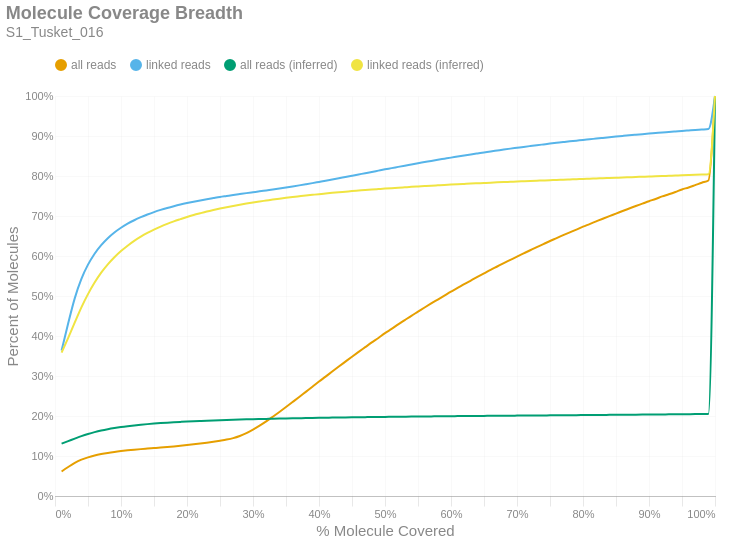

Notebook code for this chart:
### Markdown cell above
### Molecule Read Coverage
This chart shows molecule coverage breadth as computed by the number of bases aligned to that molecule. In other words, "*how much of each unique long molecule is actually sequenced/aligned?*" Keep in mind there is a distinction between sequences and alignments, since some sequences belonging to a particular molecule may not align well and wouldn't appear in the alignment data. This chart also shows molecule coverage breadth as computed by the *inferred fragment* from which the aligned sequences originate. Unlike read coverage, this calculation takes into account the total insert size, including unsequenced gaps between the forward and reverse reads. Like the previous figures, these are cumulative percents.

### Code cell
if SKIPLR:
    print_html(f"Skipped")
else:
    binned_df = consolidated_hist(valids['coverage_bp'], mask, 0.01, True)
    binned_df_inf = consolidated_hist(valids['coverage_inserts'], mask, 0.01, True)
    binned_df = binned_df.with_columns(pl.lit(binned_df_inf['all reads (cumsum)']).alias('all reads (inferred)'))
    binned_df = binned_df.with_columns(pl.lit(binned_df_inf['linked reads (cumsum)']).alias('linked reads (inferred)'))
    binned_df = binned_df.with_columns(
        (pl.col('bin').cast(pl.Float64) + 0.01).alias('right_edge')
    )

    with SafeRender(binned_df):
        (
            density_plot(binned_df, 'Molecule Coverage Breadth', samplename, 'molcov', ['all reads (inferred)','linked reads (inferred)'])
            .encode(
                #x=alt.X('bin:Q', title="% Molecule Covered").axis(format = '%').scale(padding=0),
                x=alt.X('right_edge:Q', title="% Molecule Covered").axis(format='%').scale(padding=0),
                y=alt.Y('value:Q', title='Percent of Molecules')
                    .axis(format='%')
                    .stack(False)
                    .scale(domainMin=0, padding=0),
                color=alt.Color("key:N").scale(domain = ["all reads", "linked reads", "all reads (inferred)", "linked reads (inferred)"]),
                tooltip = [
                    alt.Tooltip("key:N", title = "Data Type"),
                    alt.Tooltip("range_label:N", title="% Molecule Covered"),
                    alt.Tooltip("value:Q", format = ".2%", title="% Molecules")
                ]
            )
        ).display()

### Figure 1 — Vega-Lite specification as saved in the notebook (floating-point values rounded to 4 significant figures)
{"width": "container", "height": 400, "config": {"title": {"anchor": "start", "dy": -15, "fontSize": 18, "color": "#888888", "subtitleColor": "#888888", "subtitleFontSize": 14}, "arc": {"fill": "#0072B2"}, "axis": {"domainColor": "#888888", "domainWidth": 0.5, "gridWidth": 0.2, "grid": false, "titleFontWeight": 400, "titleFontSize": 15, "labelFontSize": 11, "labelColor": "#888888", "tickColor": "#888888", "tickWidth": 0.2, "titleColor": "#888888"}, "axisBand": {"grid": false}, "axisX": {"grid": true, "tickSize": 10, "domainCap": "round"}, "axisY": {"domain": false, "grid": true, "tickSize": 0, "domainCap": "round"}, "background": "transparent", "header": {"labelFontSize": 15, "labelColor": "#888888", "titleFontSize": 15, "titleFontWeight": 600, "titleColor": "#888888"}, "legend": {"labelFont": "sans-serif", "labelFontSize": 12, "labelColor": "#888888", "symbolSize": 100, "symbolType": "circle", "titleFontSize": 12, "titlePadding": 10, "titleColor": "#888888", "title": null, "orient": "top"}, "range": {"category": ["#E69F00", "#56B4E9", "#009E73", "#F0E442", "#0072B2", "#D55E00", "#CC79A7", "#000000"], "diverging": ["#cfe8f3", "#a2d4ec", "#73bfe2", "#46abdb", "#1696d2", "#12719e"]}, "area": {"fill": "#0072B2", "fillOpacity": 0.7, "line": true, "strokeOpacity": 0.7}, "line": {"color": "#0072B2", "stroke": "#0072B2", "strokeWidth": 2}, "trail": {"color": "#0072B2", "stroke": "#0072B2", "strokeWidth": 0, "size": 1}, "point": {"filled": true, "fillOpacity": 1.0, "size": 95}, "text": {"color": "#888888", "fontSize": 11, "align": "right", "fontWeight": 400, "size": 11}, "bar": {"fill": "#0072B2", "stroke": null}, "view": {"stroke": null, "continuousWidth": 660, "continuousHeight": 400}}, "data": {"name": "data-70939e35ffdfde0c1eebca7320132a65"}, "mark": {"type": "line", "interpolate": "monotone", "point": {"opacity": 0, "size": 275}}, "encoding": {"color": {"field": "key", "scale": {"domain": ["all reads", "linked reads", "all reads (inferred)", "linked reads (inferred)"]}, "type": "nominal"}, "tooltip": [{"field": "key", "title": "Data Type", "type": "nominal"}, {"field": "range_label", "title": "% Molecule Covered", "type": "nominal"}, {"field": "value", "format": ".2%", "title": "% Molecules", "type": "quantitative"}], "x": {"axis": {"format": "%"}, "field": "right_edge", "scale": {"padding": 0}, "title": "% Molecule Covered", "type": "quantitative"}, "y": {"axis": {"format": "%"}, "field": "value", "scale": {"domainMin": 0, "padding": 0}, "stack": false, "title": "Percent of Molecules", "type": "quantitative"}}, "params": [{"name": "param_c36ac31b6afebe62", "select": {"type": "point", "fields": ["key"]}, "bind": "legend"}], "title": {"text": "Molecule Coverage Breadth", "subtitle": "S1_Tusket_016"}, "transform": [{"fold": ["all reads (cumsum)", "linked reads (cumsum)", "all reads (inferred)", "linked reads (inferred)"]}, {"calculate": "replace(datum.key, ' (cumsum)', '')", "as": "key"}, {"filter": {"param": "param_c36ac31b6afebe62"}}], "usermeta": {"embedOptions": {"downloadFileName": "S1_Tusket_016.molcov"}}, "$schema": "https://vega.github.io/schema/vega-lite/v6.1.0.json", "datasets": {"data-70939e35ffdfde0c1eebca7320132a65": [{"bin": "0.0", "interval": "0.0-0.01", "all reads": 0.06118, "linked reads": 0.364, "all reads (cumsum)": 0.06118, "linked reads (cumsum)": 0.364, "range_label": "0.0-0.01", "all reads (inferred)": 0.131, "linked reads (inferred)": 0.3583, "right_edge": 0.01}, {"bin": "0.01", "interval": "0.01-0.02", "all reads": 0.01129, "linked reads": 0.06789, "all reads (cumsum)": 0.07247, "linked reads (cumsum)": 0.4319, "range_label": "0.01-0.02", "all reads (inferred)": 0.1372, "linked reads (inferred)": 0.3954, "right_edge": 0.02}, {"bin": "0.02", "interval": "0.02-0.03", "all reads": 0.01035, "linked reads": 0.06286, "all reads (cumsum)": 0.08282, "linked reads (cumsum)": 0.4947, "range_label": "0.02-0.03", "all reads (inferred)": 0.1435, "linked reads (inferred)": 0.4339, "right_edge": 0.03}, {"bin": "0.03", "interval": "0.03-0.04", "all reads": 0.007964, "linked reads": 0.04806, "all reads (cumsum)": 0.09078, "linked reads (cumsum)": 0.5428, "range_label": "0.03-0.04", "all reads (inferred)": 0.1497, "linked reads (inferred)": 0.4715, "right_edge": 0.04}, {"bin": "0.04", "interval": "0.04-0.05", "all reads": 0.005893, "linked reads": 0.03558, "all reads (cumsum)": 0.09668, "linked reads (cumsum)": 0.5784, "range_label": "0.04-0.05", "all reads (inferred)": 0.155, "linked reads (inferred)": 0.5047, "right_edge": 0.05}, {"bin": "0.05", "interval": "0.05-0.06", "all reads": 0.004571, "linked reads": 0.02737, "all reads (cumsum)": 0.1012, "linked reads (cumsum)": 0.6057, "range_label": "0.05-0.06", "all reads (inferred)": 0.1597, "linked reads (inferred)": 0.5336, "right_edge": 0.06}, {"bin": "0.06", "interval": "0.06-0.07", "all reads": 0.003581, "linked reads": 0.02137, "all reads (cumsum)": 0.1048, "linked reads (cumsum)": 0.6271, "range_label": "0.06-0.07", "all reads (inferred)": 0.1637, "linked reads (inferred)": 0.5584, "right_edge": 0.07}, {"bin": "0.07", "interval": "0.07-0.08", "all reads": 0.002946, "linked reads": 0.01743, "all reads (cumsum)": 0.1078, "linked reads (cumsum)": 0.6445, "range_label": "0.07-0.08", "all reads (inferred)": 0.1671, "linked reads (inferred)": 0.5791, "right_edge": 0.08}, {"bin": "0.08", "interval": "0.08-0.09", "all reads": 0.00243, "linked reads": 0.01419, "all reads (cumsum)": 0.1102, "linked reads (cumsum)": 0.6587, "range_label": "0.08-0.09", "all reads (inferred)": 0.1699, "linked reads (inferred)": 0.597, "right_edge": 0.09}, {"bin": "0.09", "interval": "0.09-0.1", "all reads": 0.002087, "linked reads": 0.01183, "all reads (cumsum)": 0.1123, "linked reads (cumsum)": 0.6706, "range_label": "0.09-0.1", "all reads (inferred)": 0.1724, "linked reads (inferred)": 0.6124, "right_edge": 0.1}, {"bin": "0.1", "interval": "0.1-0.11", "all reads": 0.001841, "linked reads": 0.01022, "all reads (cumsum)": 0.1141, "linked reads (cumsum)": 0.6808, "range_label": "0.1-0.11", "all reads (inferred)": 0.1746, "linked reads (inferred)": 0.6258, "right_edge": 0.11}, {"bin": "0.11", "interval": "0.11-0.12", "all reads": 0.001591, "linked reads": 0.008643, "all reads (cumsum)": 0.1157, "linked reads (cumsum)": 0.6894, "range_label": "0.11-0.12", "all reads (inferred)": 0.1765, "linked reads (inferred)": 0.6378, "right_edge": 0.12}, {"bin": "0.12", "interval": "0.12-0.13", "all reads": 0.001456, "linked reads": 0.007571, "all reads (cumsum)": 0.1172, "linked reads (cumsum)": 0.697, "range_label": "0.12-0.13", "all reads (inferred)": 0.1782, "linked reads (inferred)": 0.6482, "right_edge": 0.13}, {"bin": "0.13", "interval": "0.13-0.14", "all reads": 0.001325, "linked reads": 0.006697, "all reads (cumsum)": 0.1185, "linked reads (cumsum)": 0.7037, "range_label": "0.13-0.14", "all reads (inferred)": 0.1797, "linked reads (inferred)": 0.6576, "right_edge": 0.14}, {"bin": "0.14", "interval": "0.14-0.15", "all reads": 0.001308, "linked reads": 0.006079, "all reads (cumsum)": 0.1198, "linked reads (cumsum)": 0.7098, "range_label": "0.14-0.15", "all reads (inferred)": 0.181, "linked reads (inferred)": 0.666, "right_edge": 0.15}, {"bin": "0.15", "interval": "0.15-0.16", "all reads": 0.001317, "linked reads": 0.005439, "all reads (cumsum)": 0.1211, "linked reads (cumsum)": 0.7152, "range_label": "0.15-0.16", "all reads (inferred)": 0.1823, "linked reads (inferred)": 0.6736, "right_edge": 0.16}, {"bin": "0.16", "interval": "0.16-0.17", "all reads": 0.001403, "linked reads": 0.004853, "all reads (cumsum)": 0.1225, "linked reads (cumsum)": 0.7201, "range_label": "0.16-0.17", "all reads (inferred)": 0.1834, "linked reads (inferred)": 0.6805, "right_edge": 0.17}, {"bin": "0.17", "interval": "0.17-0.18", "all reads": 0.001497, "linked reads": 0.004433, "all reads (cumsum)": 0.124, "linked reads (cumsum)": 0.7245, "range_label": "0.17-0.18", "all reads (inferred)": 0.1844, "linked reads (inferred)": 0.6866, "right_edge": 0.18}, {"bin": "0.18", "interval": "0.18-0.19", "all reads": 0.001641, "linked reads": 0.004078, "all reads (cumsum)": 0.1257, "linked reads (cumsum)": 0.7286, "range_label": "0.18-0.19", "all reads (inferred)": 0.1853, "linked reads (inferred)": 0.6922, "right_edge": 0.19}, {"bin": "0.19", "interval": "0.19-0.2", "all reads": 0.001757, "linked reads": 0.003718, "all reads (cumsum)": 0.1274, "linked reads (cumsum)": 0.7323, "range_label": "0.19-0.2", "all reads (inferred)": 0.1861, "linked reads (inferred)": 0.6976, "right_edge": 0.2}, {"bin": "0.2", "interval": "0.2-0.21", "all reads": 0.001843, "linked reads": 0.003465, "all reads (cumsum)": 0.1293, "linked reads (cumsum)": 0.7357, "range_label": "0.2-0.21", "all reads (inferred)": 0.1869, "linked reads (inferred)": 0.7024, "right_edge": 0.21}, {"bin": "0.21", "interval": "0.21-0.22", "all reads": 0.002006, "linked reads": 0.00321, "all reads (cumsum)": 0.1313, "linked reads (cumsum)": 0.739, "range_label": "0.21-0.22", "all reads (inferred)": 0.1876, "linked reads (inferred)": 0.7068, "right_edge": 0.22}, {"bin": "0.22", "interval": "0.22-0.23", "all reads": 0.002134, "linked reads": 0.00301, "all reads (cumsum)": 0.1334, "linked reads (cumsum)": 0.742, "range_label": "0.22-0.23", "all reads (inferred)": 0.1883, "linked reads (inferred)": 0.711, "right_edge": 0.23}, {"bin": "0.23", "interval": "0.23-0.24", "all reads": 0.002316, "linked reads": 0.002831, "all reads (cumsum)": 0.1357, "linked reads (cumsum)": 0.7448, "range_label": "0.23-0.24", "all reads (inferred)": 0.1889, "linked reads (inferred)": 0.7149, "right_edge": 0.24}, {"bin": "0.24", "interval": "0.24-0.25", "all reads": 0.002558, "linked reads": 0.002768, "all reads (cumsum)": 0.1383, "linked reads (cumsum)": 0.7476, "range_label": "0.24-0.25", "all reads (inferred)": 0.1895, "linked reads (inferred)": 0.7186, "right_edge": 0.25}, {"bin": "0.25", "interval": "0.25-0.26", "all reads": 0.002813, "linked reads": 0.002436, "all reads (cumsum)": 0.1411, "linked reads (cumsum)": 0.75, "range_label": "0.25-0.26", "all reads (inferred)": 0.1901, "linked reads (inferred)": 0.722, "right_edge": 0.26}, {"bin": "0.26", "interval": "0.26-0.27", "all reads": 0.003672, "linked reads": 0.002437, "all reads (cumsum)": 0.1448, "linked reads (cumsum)": 0.7524, "range_label": "0.26-0.27", "all reads (inferred)": 0.1906, "linked reads (inferred)": 0.7252, "right_edge": 0.27}, {"bin": "0.27", "interval": "0.27-0.28", "all reads": 0.005324, "linked reads": 0.002377, "all reads (cumsum)": 0.1501, "linked reads (cumsum)": 0.7548, "range_label": "0.27-0.28", "all reads (inferred)": 0.1911, "linked reads (inferred)": 0.7282, "right_edge": 0.28}, {"bin": "0.28", "interval": "0.28-0.29", "all reads": 0.007143, "linked reads": 0.002362, "all reads (cumsum)": 0.1572, "linked reads (cumsum)": 0.7572, "range_label": "0.28-0.29", "all reads (inferred)": 0.1916, "linked reads (inferred)": 0.7311, "right_edge": 0.29}, {"bin": "0.29", "interval": "0.29-0.3", "all reads": 0.008756, "linked reads": 0.002249, "all reads (cumsum)": 0.166, "linked reads (cumsum)": 0.7594, "range_label": "0.29-0.3", "all reads (inferred)": 0.192, "linked reads (inferred)": 0.7338, "right_edge": 0.3}, {"bin": "0.3", "interval": "0.3-0.31", "all reads": 0.00984, "linked reads": 0.002225, "all reads (cumsum)": 0.1758, "linked reads (cumsum)": 0.7617, "range_label": "0.3-0.31", "all reads (inferred)": 0.1924, "linked reads (inferred)": 0.7363, "right_edge": 0.31}, {"bin": "0.31", "interval": "0.31-0.32", "all reads": 0.01074, "linked reads": 0.002373, "all reads (cumsum)": 0.1866, "linked reads (cumsum)": 0.764, "range_label": "0.31-0.32", "all reads (inferred)": 0.1928, "linked reads (inferred)": 0.7387, "right_edge": 0.32}, {"bin": "0.32", "interval": "0.32-0.33", "all reads": 0.0116, "linked reads": 0.002321, "all reads (cumsum)": 0.1982, "linked reads (cumsum)": 0.7663, "range_label": "0.32-0.33", "all reads (inferred)": 0.1932, "linked reads (inferred)": 0.7411, "right_edge": 0.33}, {"bin": "0.33", "interval": "0.33-0.34", "all reads": 0.01191, "linked reads": 0.002419, "all reads (cumsum)": 0.2101, "linked reads (cumsum)": 0.7688, "range_label": "0.33-0.34", "all reads (inferred)": 0.1936, "linked reads (inferred)": 0.7433, "right_edge": 0.34}, {"bin": "0.34", "interval": "0.34-0.35", "all reads": 0.01227, "linked reads": 0.002526, "all reads (cumsum)": 0.2224, "linked reads (cumsum)": 0.7713, "range_label": "0.34-0.35", "all reads (inferred)": 0.1939, "linked reads (inferred)": 0.7454, "right_edge": 0.35}, {"bin": "0.35", "interval": "0.35-0.36", "all reads": 0.01259, "linked reads": 0.002615, "all reads (cumsum)": 0.2349, "linked reads (cumsum)": 0.7739, "range_label": "0.35-0.36", "all reads (inferred)": 0.1942, "linked reads (inferred)": 0.7474, "right_edge": 0.36}, {"bin": "0.36", "interval": "0.36-0.37", "all reads": 0.01265, "linked reads": 0.00267, "all reads (cumsum)": 0.2476, "linked reads (cumsum)": 0.7766, "range_label": "0.36-0.37", "all reads (inferred)": 0.1946, "linked reads (inferred)": 0.7493, "right_edge": 0.37}, {"bin": "0.37", "interval": "0.37-0.38", "all reads": 0.01282, "linked reads": 0.002766, "all reads (cumsum)": 0.2604, "linked reads (cumsum)": 0.7793, "range_label": "0.37-0.38", "all reads (inferred)": 0.1949, "linked reads (inferred)": 0.7512, "right_edge": 0.38}, {"bin": "0.38", "interval": "0.38-0.39", "all reads": 0.01275, "linked reads": 0.002832, "all reads (cumsum)": 0.2732, "linked reads (cumsum)": 0.7822, "range_label": "0.38-0.39", "all reads (inferred)": 0.1951, "linked reads (inferred)": 0.7529, "right_edge": 0.39}, {"bin": "0.39", "interval": "0.39-0.4", "all reads": 0.01295, "linked reads": 0.002973, "all reads (cumsum)": 0.2861, "linked reads (cumsum)": 0.7851, "range_label": "0.39-0.4", "all reads (inferred)": 0.1954, "linked reads (inferred)": 0.7546, "right_edge": 0.4}, {"bin": "0.4", "interval": "0.4-0.41", "all reads": 0.01244, "linked reads": 0.002973, "all reads (cumsum)": 0.2986, "linked reads (cumsum)": 0.7881, "range_label": "0.4-0.41", "all reads (inferred)": 0.1957, "linked reads (inferred)": 0.7562, "right_edge": 0.41}, {"bin": "0.41", "interval": "0.41-0.42", "all reads": 0.01259, "linked reads": 0.003116, "all reads (cumsum)": 0.3111, "linked reads (cumsum)": 0.7912, "range_label": "0.41-0.42", "all reads (inferred)": 0.196, "linked reads (inferred)": 0.7579, "right_edge": 0.42}, {"bin": "0.42", "interval": "0.42-0.43", "all reads": 0.0125, "linked reads": 0.003086, "all reads (cumsum)": 0.3236, "linked reads (cumsum)": 0.7943, "range_label": "0.42-0.43", "all reads (inferred)": 0.1962, "linked reads (inferred)": 0.7594, "right_edge": 0.43}, {"bin": "0.43", "interval": "0.43-0.44", "all reads": 0.01231, "linked reads": 0.003203, "all reads (cumsum)": 0.3359, "linked reads (cumsum)": 0.7975, "range_label": "0.43-0.44", "all reads (inferred)": 0.1965, "linked reads (inferred)": 0.7608, "right_edge": 0.44}, {"bin": "0.44", "interval": "0.44-0.45", "all reads": 0.01229, "linked reads": 0.003138, "all reads (cumsum)": 0.3482, "linked reads (cumsum)": 0.8007, "range_label": "0.44-0.45", "all reads (inferred)": 0.1967, "linked reads (inferred)": 0.7622, "right_edge": 0.45}, {"bin": "0.45", "interval": "0.45-0.46", "all reads": 0.01209, "linked reads": 0.003156, "all reads (cumsum)": 0.3603, "linked reads (cumsum)": 0.8038, "range_label": "0.45-0.46", "all reads (inferred)": 0.1969, "linked reads (inferred)": 0.7636, "right_edge": 0.46}, {"bin": "0.46", "interval": "0.46-0.47", "all reads": 0.0118, "linked reads": 0.003192, "all reads (cumsum)": 0.3721, "linked reads (cumsum)": 0.807, "range_label": "0.46-0.47", "all reads (inferred)": 0.1972, "linked reads (inferred)": 0.7649, "right_edge": 0.47}, {"bin": "0.47", "interval": "0.47-0.48", "all reads": 0.0118, "linked reads": 0.003132, "all reads (cumsum)": 0.3839, "linked reads (cumsum)": 0.8101, "range_label": "0.47-0.48", "all reads (inferred)": 0.1974, "linked reads (inferred)": 0.7662, "right_edge": 0.48}, {"bin": "0.48", "interval": "0.48-0.49", "all reads": 0.01116, "linked reads": 0.003304, "all reads (cumsum)": 0.3951, "linked reads (cumsum)": 0.8134, "range_label": "0.48-0.49", "all reads (inferred)": 0.1976, "linked reads (inferred)": 0.7674, "right_edge": 0.49}, {"bin": "0.49", "interval": "0.49-0.5", "all reads": 0.01226, "linked reads": 0.00326, "all reads (cumsum)": 0.4074, "linked reads (cumsum)": 0.8167, "range_label": "0.49-0.5", "all reads (inferred)": 0.1978, "linked reads (inferred)": 0.7686, "right_edge": 0.5}, {"bin": "0.5", "interval": "0.5-0.51", "all reads": 0.01027, "linked reads": 0.002956, "all reads (cumsum)": 0.4176, "linked reads (cumsum)": 0.8197, "range_label": "0.5-0.51", "all reads (inferred)": 0.198, "linked reads (inferred)": 0.7697, "right_edge": 0.51}, {"bin": "0.51", "interval": "0.51-0.52", "all reads": 0.01135, "linked reads": 0.003138, "all reads (cumsum)": 0.429, "linked reads (cumsum)": 0.8228, "range_label": "0.51-0.52", "all reads (inferred)": 0.1982, "linked reads (inferred)": 0.7708, "right_edge": 0.52}, {"bin": "0.52", "interval": "0.52-0.53", "all reads": 0.01079, "linked reads": 0.003063, "all reads (cumsum)": 0.4398, "linked reads (cumsum)": 0.8259, "range_label": "0.52-0.53", "all reads (inferred)": 0.1983, "linked reads (inferred)": 0.7718, "right_edge": 0.53}, {"bin": "0.53", "interval": "0.53-0.54", "all reads": 0.01076, "linked reads": 0.002992, "all reads (cumsum)": 0.4505, "linked reads (cumsum)": 0.8289, "range_label": "0.53-0.54", "all reads (inferred)": 0.1985, "linked reads (inferred)": 0.7729, "right_edge": 0.54}, {"bin": "0.54", "interval": "0.54-0.55", "all reads": 0.0103, "linked reads": 0.003029, "all reads (cumsum)": 0.4608, "linked reads (cumsum)": 0.8319, "range_label": "0.54-0.55", "all reads (inferred)": 0.1987, "linked reads (inferred)": 0.7739, "right_edge": 0.55}, {"bin": "0.55", "interval": "0.55-0.56", "all reads": 0.01038, "linked reads": 0.002858, "all reads (cumsum)": 0.4712, "linked reads (cumsum)": 0.8347, "range_label": "0.55-0.56", "all reads (inferred)": 0.1989, "linked reads (inferred)": 0.7748, "right_edge": 0.56}, {"bin": "0.56", "interval": "0.56-0.57", "all reads": 0.01017, "linked reads": 0.002937, "all reads (cumsum)": 0.4814, "linked reads (cumsum)": 0.8377, "range_label": "0.56-0.57", "all reads (inferred)": 0.199, "linked reads (inferred)": 0.7758, "right_edge": 0.57}, {"bin": "0.57", "interval": "0.57-0.58", "all reads": 0.009827, "linked reads": 0.002803, "all reads (cumsum)": 0.4912, "linked reads (cumsum)": 0.8405, "range_label": "0.57-0.58", "all reads (inferred)": 0.1992, "linked reads (inferred)": 0.7767, "right_edge": 0.58}, {"bin": "0.58", "interval": "0.58-0.59", "all reads": 0.009855, "linked reads": 0.002738, "all reads (cumsum)": 0.5011, "linked reads (cumsum)": 0.8432, "range_label": "0.58-0.59", "all reads (inferred)": 0.1994, "linked reads (inferred)": 0.7776, "right_edge": 0.59}, {"bin": "0.59", "interval": "0.59-0.6", "all reads": 0.009829, "linked reads": 0.002749, "all reads (cumsum)": 0.5109, "linked reads (cumsum)": 0.846, "range_label": "0.59-0.6", "all reads (inferred)": 0.1995, "linked reads (inferred)": 0.7785, "right_edge": 0.6}, {"bin": "0.6", "interval": "0.6-0.61", "all reads": 0.009141, "linked reads": 0.002614, "all reads (cumsum)": 0.52, "linked reads (cumsum)": 0.8486, "range_label": "0.6-0.61", "all reads (inferred)": 0.1997, "linked reads (inferred)": 0.7794, "right_edge": 0.61}, {"bin": "0.61", "interval": "0.61-0.62", "all reads": 0.009489, "linked reads": 0.002744, "all reads (cumsum)": 0.5295, "linked reads (cumsum)": 0.8513, "range_label": "0.61-0.62", "all reads (inferred)": 0.1998, "linked reads (inferred)": 0.7802, "right_edge": 0.62}, {"bin": "0.62", "interval": "0.62-0.63", "all reads": 0.009065, "linked reads": 0.0026, "all reads (cumsum)": 0.5386, "linked reads (cumsum)": 0.8539, "range_label": "0.62-0.63", "all reads (inferred)": 0.2, "linked reads (inferred)": 0.7811, "right_edge": 0.63}, {"bin": "0.63", "interval": "0.63-0.64", "all reads": 0.009007, "linked reads": 0.002488, "all reads (cumsum)": 0.5476, "linked reads (cumsum)": 0.8564, "range_label": "0.63-0.64", "all reads (inferred)": 0.2001, "linked reads (inferred)": 0.7818, "right_edge": 0.64}, {"bin": "0.64", "interval": "0.64-0.65", "all reads": 0.008766, "linked reads": 0.002451, "all reads (cumsum)": 0.5564, "linked reads (cumsum)": 0.8589, "range_label": "0.64-0.65", "all reads (inferred)": 0.2003, "linked reads (inferred)": 0.7826, "right_edge": 0.65}, {"bin": "0.65", "interval": "0.65-0.66", "all reads": 0.008991, "linked reads": 0.002548, "all reads (cumsum)": 0.5654, "linked reads (cumsum)": 0.8614, "range_label": "0.65-0.66", "all reads (inferred)": 0.2004, "linked reads (inferred)": 0.7833, "right_edge": 0.66}, {"bin": "0.66", "interval": "0.66-0.67", "all reads": 0.008395, "linked reads": 0.002389, "all reads (cumsum)": 0.5737, "linked reads (cumsum)": 0.8638, "range_label": "0.66-0.67", "all reads (inferred)": 0.2006, "linked reads (inferred)": 0.7841, "right_edge": 0.67}, {"bin": "0.67", "interval": "0.67-0.68", "all reads": 0.008436, "linked reads": 0.002391, "all reads (cumsum)": 0.5822, "linked reads (cumsum)": 0.8662, "range_label": "0.67-0.68", "all reads (inferred)": 0.2007, "linked reads (inferred)": 0.7848, "right_edge": 0.68}, {"bin": "0.68", "interval": "0.68-0.69", "all reads": 0.008142, "linked reads": 0.002254, "all reads (cumsum)": 0.5903, "linked reads (cumsum)": 0.8685, "range_label": "0.68-0.69", "all reads (inferred)": 0.2008, "linked reads (inferred)": 0.7855, "right_edge": 0.69}, {"bin": "0.69", "interval": "0.69-0.7", "all reads": 0.00823, "linked reads": 0.002154, "all reads (cumsum)": 0.5986, "linked reads (cumsum)": 0.8706, "range_label": "0.69-0.7", "all reads (inferred)": 0.201, "linked reads (inferred)": 0.7862, "right_edge": 0.7}, {"bin": "0.7", "interval": "0.7-0.71", "all reads": 0.007916, "linked reads": 0.002166, "all reads (cumsum)": 0.6065, "linked reads (cumsum)": 0.8728, "range_label": "0.7-0.71", "all reads (inferred)": 0.2011, "linked reads (inferred)": 0.7869, "right_edge": 0.71}, {"bin": "0.71", "interval": "0.71-0.72", "all reads": 0.007899, "linked reads": 0.002095, "all reads (cumsum)": 0.6144, "linked reads (cumsum)": 0.8749, "range_label": "0.71-0.72", "all reads (inferred)": 0.2012, "linked reads (inferred)": 0.7875, "right_edge": 0.72}, {"bin": "0.72", "interval": "0.72-0.73", "all reads": 0.00784, "linked reads": 0.002067, "all reads (cumsum)": 0.6222, "linked reads (cumsum)": 0.8769, "range_label": "0.72-0.73", "all reads (inferred)": 0.2014, "linked reads (inferred)": 0.7881, "right_edge": 0.73}, {"bin": "0.73", "interval": "0.73-0.74", "all reads": 0.007503, "linked reads": 0.00203, "all reads (cumsum)": 0.6297, "linked reads (cumsum)": 0.879, "range_label": "0.73-0.74", "all reads (inferred)": 0.2015, "linked reads (inferred)": 0.7888, "right_edge": 0.74}, {"bin": "0.74", "interval": "0.74-0.75", "all reads": 0.007813, "linked reads": 0.002025, "all reads (cumsum)": 0.6375, "linked reads (cumsum)": 0.881, "range_label": "0.74-0.75", "all reads (inferred)": 0.2016, "linked reads (inferred)": 0.7895, "right_edge": 0.75}, {"bin": "0.75", "interval": "0.75-0.76", "all reads": 0.00715, "linked reads": 0.001881, "all reads (cumsum)": 0.6447, "linked reads (cumsum)": 0.8829, "range_label": "0.75-0.76", "all reads (inferred)": 0.2018, "linked reads (inferred)": 0.7901, "right_edge": 0.76}, {"bin": "0.76", "interval": "0.76-0.77", "all reads": 0.007305, "linked reads": 0.001884, "all reads (cumsum)": 0.652, "linked reads (cumsum)": 0.8848, "range_label": "0.76-0.77", "all reads (inferred)": 0.2019, "linked reads (inferred)": 0.7908, "right_edge": 0.77}, {"bin": "0.77", "interval": "0.77-0.78", "all reads": 0.007121, "linked reads": 0.001852, "all reads (cumsum)": 0.6591, "linked reads (cumsum)": 0.8866, "range_label": "0.77-0.78", "all reads (inferred)": 0.202, "linked reads (inferred)": 0.7914, "right_edge": 0.78}, {"bin": "0.78", "interval": "0.78-0.79", "all reads": 0.006984, "linked reads": 0.001751, "all reads (cumsum)": 0.6661, "linked reads (cumsum)": 0.8884, "range_label": "0.78-0.79", "all reads (inferred)": 0.2022, "linked reads (inferred)": 0.792, "right_edge": 0.79}, {"bin": "0.79", "interval": "0.79-0.8", "all reads": 0.007274, "linked reads": 0.001877, "all reads (cumsum)": 0.6734, "linked reads (cumsum)": 0.8902, "range_label": "0.79-0.8", "all reads (inferred)": 0.2023, "linked reads (inferred)": 0.7926, "right_edge": 0.8}, {"bin": "0.8", "interval": "0.8-0.81", "all reads": 0.006491, "linked reads": 0.001628, "all reads (cumsum)": 0.6798, "linked reads (cumsum)": 0.8919, "range_label": "0.8-0.81", "all reads (inferred)": 0.2024, "linked reads (inferred)": 0.7932, "right_edge": 0.81}, {"bin": "0.81", "interval": "0.81-0.82", "all reads": 0.00671, "linked reads": 0.001737, "all reads (cumsum)": 0.6866, "linked reads (cumsum)": 0.8936, "range_label": "0.81-0.82", "all reads (inferred)": 0.2026, "linked reads (inferred)": 0.7938, "right_edge": 0.82}, {"bin": "0.82", "interval": "0.82-0.83", "all reads": 0.006663, "linked reads": 0.001677, "all reads (cumsum)": 0.6932, "linked reads (cumsum)": 0.8953, "range_label": "0.82-0.83", "all reads (inferred)": 0.2027, "linked reads (inferred)": 0.7944, "right_edge": 0.83}, {"bin": "0.83", "interval": "0.83-0.84", "all reads": 0.006523, "linked reads": 0.001655, "all reads (cumsum)": 0.6997, "linked reads (cumsum)": 0.8969, "range_label": "0.83-0.84", "all reads (inferred)": 0.2028, "linked reads (inferred)": 0.795, "right_edge": 0.84}, {"bin": "0.84", "interval": "0.84-0.85", "all reads": 0.006356, "linked reads": 0.001618, "all reads (cumsum)": 0.7061, "linked reads (cumsum)": 0.8985, "range_label": "0.84-0.85", "all reads (inferred)": 0.203, "linked reads (inferred)": 0.7957, "right_edge": 0.85}, {"bin": "0.85", "interval": "0.85-0.86", "all reads": 0.006442, "linked reads": 0.001579, "all reads (cumsum)": 0.7125, "linked reads (cumsum)": 0.9001, "range_label": "0.85-0.86", "all reads (inferred)": 0.2031, "linked reads (inferred)": 0.7963, "right_edge": 0.86}, {"bin": "0.86", "interval": "0.86-0.87", "all reads": 0.006182, "linked reads": 0.001552, "all reads (cumsum)": 0.7187, "linked reads (cumsum)": 0.9017, "range_label": "0.86-0.87", "all reads (inferred)": 0.2033, "linked reads (inferred)": 0.7969, "right_edge": 0.87}, {"bin": "0.87", "interval": "0.87-0.88", "all reads": 0.006224, "linked reads": 0.001475, "all reads (cumsum)": 0.7249, "linked reads (cumsum)": 0.9032, "range_label": "0.87-0.88", "all reads (inferred)": 0.2034, "linked reads (inferred)": 0.7975, "right_edge": 0.88}, {"bin": "0.88", "interval": "0.88-0.89", "all reads": 0.005997, "linked reads": 0.001447, "all reads (cumsum)": 0.7309, "linked reads (cumsum)": 0.9046, "range_label": "0.88-0.89", "all reads (inferred)": 0.2035, "linked reads (inferred)": 0.7981, "right_edge": 0.89}, {"bin": "0.89", "interval": "0.89-0.9", "all reads": 0.006062, "linked reads": 0.00139, "all reads (cumsum)": 0.737, "linked reads (cumsum)": 0.906, "range_label": "0.89-0.9", "all reads (inferred)": 0.2037, "linked reads (inferred)": 0.7987, "right_edge": 0.9}, {"bin": "0.9", "interval": "0.9-0.91", "all reads": 0.005643, "linked reads": 0.001341, "all reads (cumsum)": 0.7426, "linked reads (cumsum)": 0.9073, "range_label": "0.9-0.91", "all reads (inferred)": 0.2038, "linked reads (inferred)": 0.7994, "right_edge": 0.91}, {"bin": "0.91", "interval": "0.91-0.92", "all reads": 0.006296, "linked reads": 0.001378, "all reads (cumsum)": 0.7489, "linked reads (cumsum)": 0.9087, "range_label": "0.91-0.92", "all reads (inferred)": 0.204, "linked reads (inferred)": 0.8, "right_edge": 0.92}, {"bin": "0.92", "interval": "0.92-0.93", "all reads": 0.005355, "linked reads": 0.001224, "all reads (cumsum)": 0.7543, "linked reads (cumsum)": 0.9099, "range_label": "0.92-0.93", "all reads (inferred)": 0.2041, "linked reads (inferred)": 0.8005, "right_edge": 0.93}, {"bin": "0.93", "interval": "0.93-0.94", "all reads": 0.005777, "linked reads": 0.001289, "all reads (cumsum)": 0.7601, "linked reads (cumsum)": 0.9112, "range_label": "0.93-0.94", "all reads (inferred)": 0.2043, "linked reads (inferred)": 0.8011, "right_edge": 0.94}, {"bin": "0.94", "interval": "0.94-0.95", "all reads": 0.006219, "linked reads": 0.00131, "all reads (cumsum)": 0.7663, "linked reads (cumsum)": 0.9125, "range_label": "0.94-0.95", "all reads (inferred)": 0.2044, "linked reads (inferred)": 0.8016, "right_edge": 0.95}, {"bin": "0.95", "interval": "0.95-0.96", "all reads": 0.005058, "linked reads": 0.001239, "all reads (cumsum)": 0.7714, "linked reads (cumsum)": 0.9138, "range_label": "0.95-0.96", "all reads (inferred)": 0.2046, "linked reads (inferred)": 0.8022, "right_edge": 0.96}, {"bin": "0.96", "interval": "0.96-0.97", "all reads": 0.005874, "linked reads": 0.001239, "all reads (cumsum)": 0.7772, "linked reads (cumsum)": 0.915, "range_label": "0.96-0.97", "all reads (inferred)": 0.2048, "linked reads (inferred)": 0.8029, "right_edge": 0.97}, {"bin": "0.97", "interval": "0.97-0.98", "all reads": 0.006021, "linked reads": 0.001097, "all reads (cumsum)": 0.7832, "linked reads (cumsum)": 0.9161, "range_label": "0.97-0.98", "all reads (inferred)": 0.205, "linked reads (inferred)": 0.8036, "right_edge": 0.98}, {"bin": "0.98", "interval": "0.98-0.99", "all reads": 0.005609, "linked reads": 0.001184, "all reads (cumsum)": 0.7889, "linked reads (cumsum)": 0.9173, "range_label": "0.98-0.99", "all reads (inferred)": 0.2052, "linked reads (inferred)": 0.8045, "right_edge": 0.99}, {"bin": "0.99", "interval": "0.99-1.0", "all reads": 0.2111, "linked reads": 0.08271, "all reads (cumsum)": 1.0, "linked reads (cumsum)": 1.0, "range_label": "0.99-1.0", "all reads (inferred)": 1.0, "linked reads (inferred)": 1.0, "right_edge": 1.0}]}}
